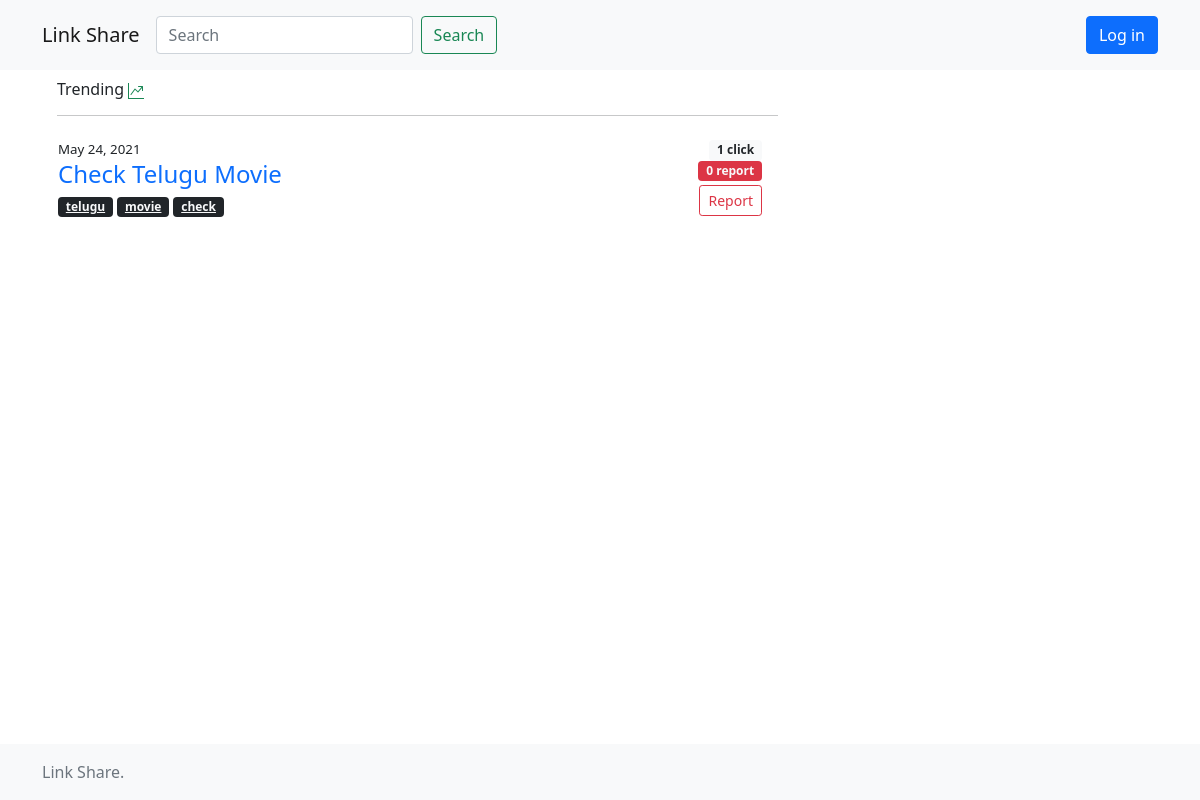
The app's page /, older data.
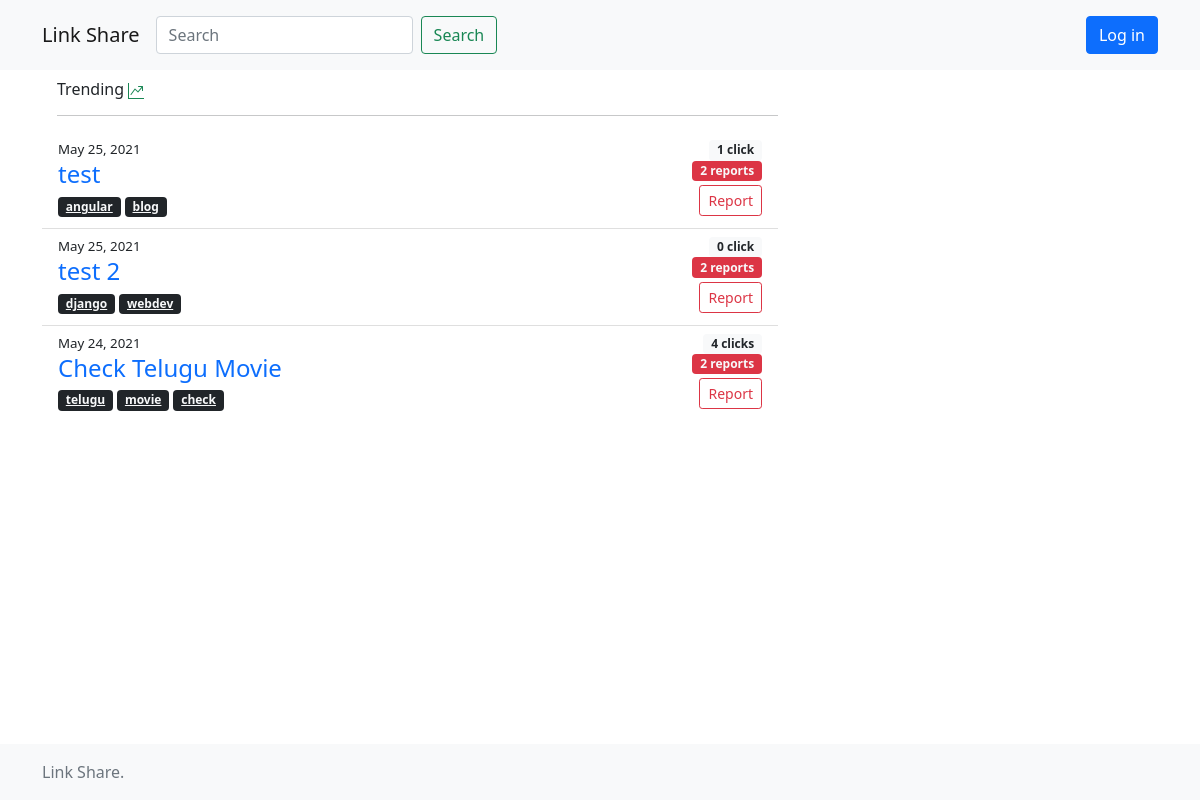
The same page, newer data.
### mainapp/models.py (models this page shows, shortened)
class Link(models.Model):
    title = models.CharField(max_length=200)
    link = models.URLField(max_length=200)
    urlslug = models.CharField(max_length=15,null=True)
    reported_by = models.ManyToManyField(User,related_name='reported_by',blank=True)
    clicks = models.IntegerField(default=0)
    date = models.DateField(auto_now_add=True)
    uploaded_by = models.ForeignKey(User,on_delete=models.CASCADE,related_name='uploaded_by')
    tags = TaggableManager()

### mainapp/views.py (the view)
# urls.py: path('',views.home_view,name='home'),
def home_view(request,tag=""):
    form = LinkForm()
    link_list=[]
    if tag != "":
        link_list = Link.objects.filter(tags__name=tag).order_by('-date')
        keyword=""
    else:
        if request.method == 'GET':
            keyword = request.GET.get('search')
            if keyword is not None and keyword != "":
                link_list = Link.objects.filter(Q(title__startswith=keyword)|Q(title__icontains=keyword)|Q(tags__name=keyword)).distinct().order_by('-date')
            else:
                link_list = Link.objects.all().order_by('-date')
    paginator = Paginator(link_list, 10)
    page_number = request.GET.get('page')
    links = paginator.get_page(page_number)
    return render(request,'mainapp/home.html',{"form":form,"links":links,"search":keyword or "","tag":tag})

### mainapp/forms.py
class LinkForm(forms.ModelForm):
    class Meta:
        model = Link
        exclude = ('uploaded_by','likes','dislikes','clicks','urlslug','reported_by')

### templates/mainapp/home.html (shortened to what this page needs)
{% extends 'base.html' %}
{% load crispy_forms_tags %}
{% block content %}
{% include 'mainapp/navbar.html' %}
<div class="container">
    <div class="row">
        <div class="col col-lg-8">
            <ul class="list-group list-group-flush">
                {% block name %}
                <h6 style="margin-left:15px;margin-top:10px;margin-bottom: 0;">
                    {% if tag %}
                    Tagged links for "{{ tag }}""
                    {% else %}
                    {% if search == "" %}
                    Trending
                    {% else %}
                    Search results for "{{ search }}"
                    {% endif %}
                    {% endif %}
                    <hr>
                </h6>
                {% endblock %}
                {% for link in links %}
                <li class="list-group-item">
                    <div class="row">
                        <div class="col col-8">
                            <p style="font-size: smaller;" class="m-0">{{ link.date }}</p>
                            <h4 class="mb-1" style="transform: rotate(0);"><a target="_blank"
                                    class="text-decoration-none stretched-link btn-outline-white"
                                    href="{% url 'mainapp:click' link.urlslug %}">{{ link.title }}</a></h4>
                            {% for tag in link.tags.all %}
                            <a class="badge bg-dark text-light" style="cursor: pointer;"
                                href="{% url 'mainapp:tag' tag.name %}">{{ tag }}</a>
                            {% endfor %}
                        </div>
                        <div class="col col-4 d-flex flex-column align-items-end justify-content-center">
                            <span class="badge bg-light text-dark">{{ link.clicks }} {% if link.clicks > 1 %} clicks
                                {% else %} click{% endif %}</span>
                            <span class="badge bg-danger text-light" id="span_{{ link.urlslug }}">{{ link.reported_by.count }} {% if link.reported_by.count > 1 %} reports
                                {% else %} report {% endif %} </span>
                            {% if request.user not in link.reported_by.all %}
                            {% csrf_token %}<button class="btn btn-sm btn-outline-danger my-1"
                                value="{{ link.urlslug }}" id="btn_{{ link.urlslug }}"
                                onclick="reportLink(this.value);">Report</button>
                            {% endif %}
                        </div>
                    </div>
                </li>
                {% empty %}
                <li class="list-group-item">No results found</li>
                {% endfor %}
            </ul>
        </div>
    </div>
</div>
{% endblock %}

### templates/base.html (shortened to what this page needs)
<html lang="en">
<head>
  <link href="https://cdn.jsdelivr.net/npm/bootstrap@5.0.1/dist/css/bootstrap.min.css" rel="stylesheet"
>
</head>
<body class="d-flex flex-column h-100">
  {% block content %}
  {% endblock %}
  <footer class="footer mt-auto py-3 bg-light">
    <div class="container">
      <span class="text-muted">Link Share.</span>
    </div>
  </footer>
</body>
</html>

### templates/mainapp/navbar.html (shortened to what this page needs)
{% load crispy_forms_tags %}
<nav class="navbar navbar-expand-lg navbar-light bg-light">
    <div class="container">
        <a class="navbar-brand me-sm-3" href="{% url 'mainapp:home' %}">Link Share</a>
        <div class="collapse navbar-collapse" id="navbarTogglerDemo01">
            <form class="d-flex my-2" method="GET" action="{% url 'mainapp:home' %}">
                <input class="form-control me-2" type="search" placeholder="Search" aria-label="Search"
                    name="search" id="search" autocomplete="off" value="{{ search }}" required>
                <button class="btn btn-outline-success" type="submit">Search</button>
            </form>
            <ul class="navbar-nav ms-auto mb-2 mb-lg-0">
                {% if request.user.is_authenticated %}
                <li class="nav-item m-2">
                    <p class="my-2 ">logged in as {{ request.user }}</p>
                </li>
                <li class="nav-item m-2">
                    <button class="btn btn-secondary" data-bs-toggle="modal" data-bs-target="#staticBackdrop">Add
                        Link</button>
                </li>
                <!-- <li class="nav-item mx-2">
                    <button class="btn btn-secondary">Profile</button>
                </li> -->
                <li class="nav-item m-2">
                    <a type="button" class="btn btn-outline-dark" role="button" href="{% url 'account_logout' %}">Log out</a>
                </li>
                {% else %}
                <li class="nav-item">
                    <a type="button" class="btn btn-primary" role="button" href="{% url 'account_login' %}">Log in</a>
                </li>
                {% endif %}
            </ul>
        </div>
    </div>
</nav>

Row changes from the older to the newer data that the page shows:
added Link: date "May 25, 2021", title "test", clicks "1", reported_by.count "2", shows "reports"
added Tag: name "angular", shown under "May 25, 2021"
added Tag: name "blog", shown under "May 25, 2021"
added Link: date "May 25, 2021", title "test 2", clicks "0", reported_by.count "2", shows "reports"
now on this page (row unchanged): Tag: name "django", shown under "May 25, 2021"
now on this page (row unchanged): Tag: name "webdev", shown under "May 25, 2021"
changed Link "Check Telugu Movie": clicks "1" → "4"; reported_by.count "0" → "2"; clicks "click" → "clicks"; text "report" → "reports"
